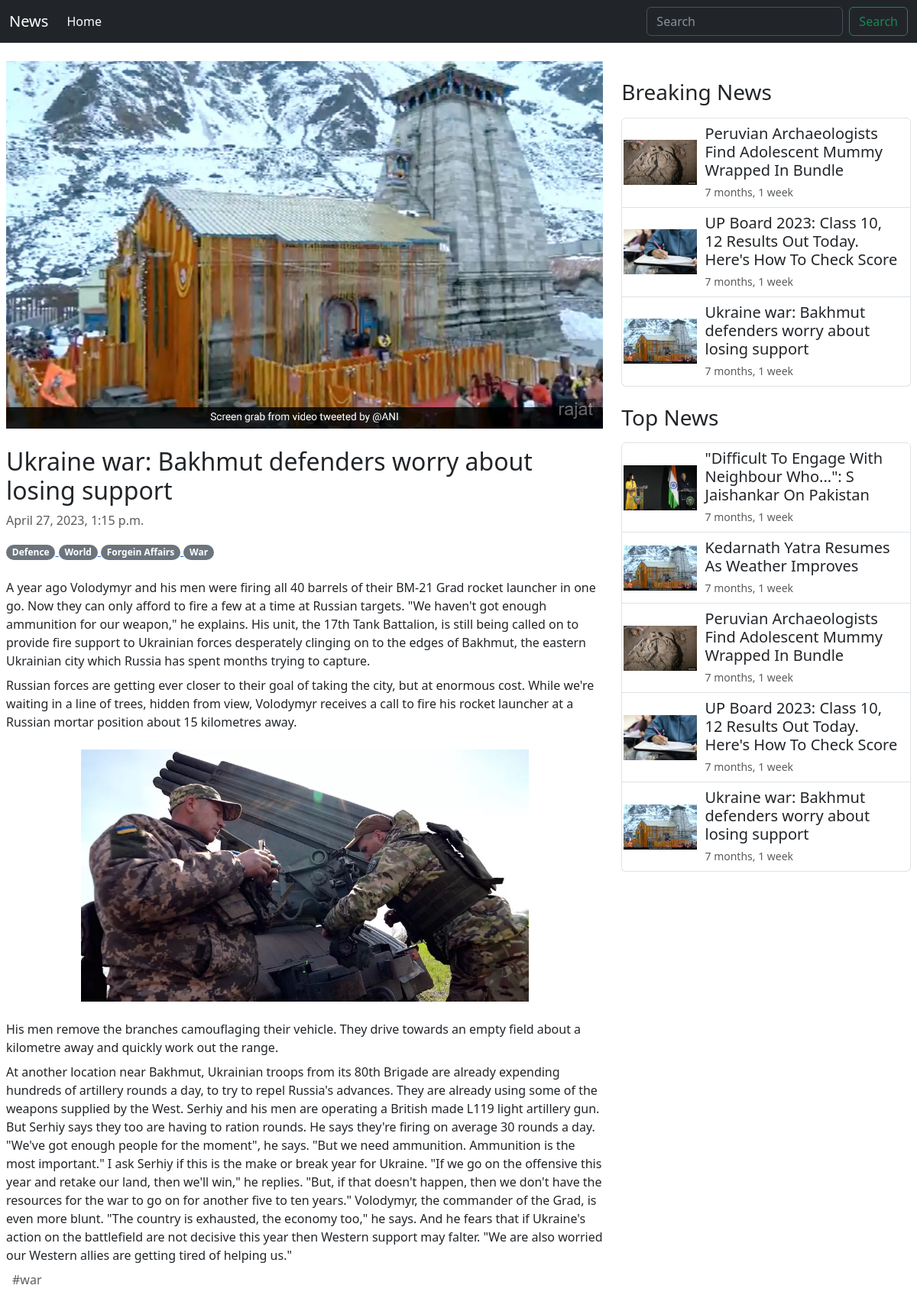
Screenshot of /news/ukraine-war-bakhmut-defenders-worry-about-losing-support with the database file from the repository.
### home/models.py (models this page shows, shortened)
class BaseModel(models.Model):
    uid = models.UUIDField(default=uuid4, primary_key=True, editable=False)
    created_at = models.DateTimeField(auto_now_add=True)
    updated_at = models.DateTimeField(auto_now=True)
    class Meta:
        abstract = True
        ordering = ['updated_at']

class News(BaseModel):
    heading = models.CharField(
        max_length=150, null=False, blank=False, unique=True)
    is_breaking = models.BooleanField(default=False)
    slug = models.SlugField(default='',null= True,blank = True,max_length=200)
    image = models.ImageField(upload_to='media/images/', blank=True, null=True)

class Category(BaseModel):
    text = models.CharField(max_length=50, null=False, blank=False)
    def __str__(self):
        return self.text

class Element(BaseModel):
    news = models.ForeignKey(
        News, on_delete=models.CASCADE, null=True, blank=True, related_name='element')
    order_no = models.IntegerField( blank=False, null=False)
    choices = (('paragraph', 'paragraph'), ('title', 'title'),
               ('image', 'image'), ('subtext', 'subtext'))
    type = models.CharField(
        choices=choices, max_length=9, null=False, blank=False)
    text = models.TextField(blank=True, null=True)
    image = models.ImageField(upload_to='media/images/', blank=True, null=True)

class Hashtag(BaseModel):
    text = models.CharField(max_length=50, null=False, blank=False)
    def __str__(self):
        return self.text

### home/views.py (the view)
# urls.py: path('news/<str:slug>',news,name='news'),
def news(request, slug):
    try:
        news = News.objects.get(slug=slug)
        all_news = News.objects.all()
        breaking_news = News.objects.filter(is_breaking=True)
        top_news = get_news(all_news, 6)
        breaking_news = get_news(breaking_news, 6)
        news_card = {'breaking': breaking_news, 'top': top_news}
        category = news.news_category.all()
        category = [i.category for i in category]
        hashtag = news.news_hashtag.all()
        hashtag = [i.hashtag for i in hashtag]
        elements = Element.objects.filter(news=news).order_by('order_no')
        params = {'news': news, 'news_cards': news_card,
                  'elements': elements, 'categories': category, 'hashtag': hashtag}
    except Exception:
        return redirect('home')
    return render(request, 'home/news.html', params)

### home/views.py (called while the page is built)
def get_news(object, length):
    with contextlib.suppress(Exception):
        object = object[:length]
    return object

### templates/home/news.html (shortened to what this page needs)
{% extends 'home/base.html' %}
{% block body %}
<div class="mt-3 p-2">
    <div class="row">
        <div class="col-sm-8">
            <div class="image_div">
                <img src="{{news.image.url}}" alt="">
            </div>
            <div class="mt-4">
                <h2 class="mt-4 mb-2">{{news.heading}}</h2>
                <div class="text-muted mb-2">{{news.updated_at}}</div>
                <div class="mt-3 mb-4">
                    {% for category in categories %}
                    <a href="/search/?search={{category|title}}">
                        <span class="badge rounded-pill  text-bg-secondary">{{category|title}}</span>
                    </a>
                    {% endfor %}
                </div>
                {% for element in elements %}
                        {% if element.type == 'title' %}
                        <h3 class='mt-3 mb-3'>{{element.text}}</h3>
                        {% elif element.type == 'paragraph' %}
                        <p class="mt-2 mb-2">
                            {{element.text}}
                        </p>
                        {% elif element.type == 'subtext' %}
                        <div class="text-muted mt-2 mb-2">
                            {{element.text}}
                        </div>
                        {% elif element.type == 'image' %}
                        <div>
                            <img src="{{element.image.url}}" class="mt-4 mb-4 w-75 d-flex m-auto" alt="{{element.image}}">
                        </div>
                        {% endif %}
                {% endfor %}
            </div>
            <div class="hashtagDiv text-muted">
                {% for i in hashtag %}
                    <span class='mx-2'>#{{i}}</span>
                {% endfor %}
            </div>
        </div>
        <div class="col-sm-4 ">
            {% for key,value in news_cards.items %}
            <div class="h3 mb-3 mt-4">{{key|title}} News</div>
            <div class="list-group">
                {% for i in value %}
                <a href="/news/{{i.slug}}" class="list-group-item list-group-item-action " aria-current="true">
                    <div class="row">
                        <div class="col-3 d-flex align-items-center justify-content-center">
                            <img src="{{i.image.url}}" class="thumbnaill_image" alt="{{i.heading}}">
                        </div>
                        <div class="col-9">
                            <h5 class="mb-1">{{i.heading}}</h5>
                            <small class="text-muted">{{i.updated_at|timesince}}</small>
                        </div>
                    </div>
                </a>
                {% endfor %}
            </div>
            {% endfor %}
        </div>
    </div>
</div>
{% endblock body %}

### static/home/style.css (style rules this page uses)
.thumbnaill_image { width: 6rem; }

### templates/home/news.html (style rules this page uses)
.image_div img { width: 100%; }

### rows the page displays
News: image (picture), heading "Ukraine war: Bakhmut defenders worry about losing support", updated_at "April 27, 2023, 1:15 p.m.", updated_at "7 months, 1 week"
Category: text "Defence"
Category: text "World"
Category: text "Forgein Affairs"
Category: text "War"
Element: text "A year ago Volodymyr and his men were firing all 40 barrels of their BM-21 Grad rocket launcher in one go. Now they can only afford to fire a few at a time at Russian targets. \"We haven't got enough ammunition for our weapon,\" he explains. His unit, the 17th Tank Battalion, is still being called on to provide fire support to Ukrainian forces desperately clinging on to the edges of Bakhmut, the eastern Ukrainian city which Russia has spent months trying to capture."
Element: text "Russian forces are getting ever closer to their goal of taking the city, but at enormous cost. While we're waiting in a line of trees, hidden from view, Volodymyr receives a call to fire his rocket launcher at a Russian mortar position about 15 kilometres away."
Element: image (picture)
Element: text "His men remove the branches camouflaging their vehicle. They drive towards an empty field about a kilometre away and quickly work out the range."
Element: text "At another location near Bakhmut, Ukrainian troops from its 80th Brigade are already expending hundreds of artillery rounds a day, to try to repel Russia's advances. They are already using some of the weapons supplied by the West. Serhiy and his men are operating a British made L119 light artillery gun. But Serhiy says they too are having to ration rounds. He says they're firing on average 30 rounds a day. \"We've got enough people for the moment\", he says. \"But we need ammunition. Ammunition is the most important.\" I ask Serhiy if this is the make or break year for Ukraine. \"If we go on the offensive this year and retake our land, then we'll win,\" he replies. \"But, if that doesn't happen,…"
Hashtag: text "war"
News: image (picture), heading "Peruvian Archaeologists Find Adolescent Mummy Wrapped In Bundle", updated_at "7 months, 1 week"
News: image (picture), heading "UP Board 2023: Class 10, 12 Results Out Today. Here's How To Check Score", updated_at "7 months, 1 week"
News: image (picture), heading "\"Difficult To Engage With Neighbour Who...\": S Jaishankar On Pakistan", updated_at "7 months, 1 week"
News: image (picture), heading "Kedarnath Yatra Resumes As Weather Improves", updated_at "7 months, 1 week"

### other values shown
{{ key|title }} "Breaking" "Top"
